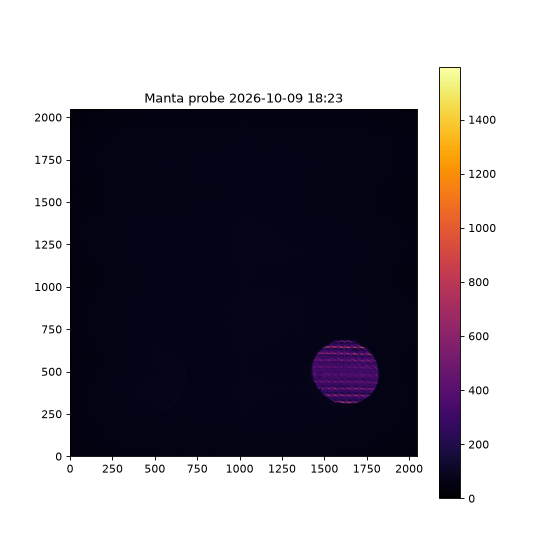
#> input picture work/data/probe_frame.png, 560 x 560 px; its folder holds only this picture in this run
$ python -i wfs.py   (imports and definitions only)
#> lines starting #> are read from the running program, lines starting #| are printed output that depends on the picture; after the words box and inside, x2 and y2 are one past the last pixel; in counts of white or black regions, pixels touching at a corner belong together
"""Pyramid WFS processing: pupil finding, valid pixels, slopes.

Conventions
-----------
Pupils are numbered by position on the detector (row, col)::

        2 | 3          (row index increases upwards when shown with
        --+--           origin='lower')
        0 | 1

    Sx = (I0 - I1 + I2 - I3) / <I>        # left - right
    Sy = (I0 + I1 - I2 - I3) / <I>        # bottom - top

``<I>`` is the mean flux per valid pixel summed on the 4 pupils (global
normalisation, robust to scintillation-free lab use).  The sign of the
slopes is irrelevant for closed loop: the interaction matrix absorbs it.
"""
from __future__ import annotations

from dataclasses import dataclass, field, asdict

import numpy as np
from scipy import ndimage


@dataclass
class PupilGeometry:
    centers: np.ndarray          # (4, 2) [row, col] in detector pixels
    radius: float                # common radius (detector pixels)
    frame_shape: tuple = (0, 0)
    notes: str = ''

    # [10 lines left out: functions to_dict, from_dict, not called in this run]


def find_pupils(frame: np.ndarray, threshold: float | None = None,  # fraction
                smooth: float = 2.0) -> PupilGeometry:
    """Find the 4 pyramid pupils on a frame.

    Threshold the (smoothed, background subtracted) image, keep the 4
    largest connected blobs, centre = intensity-weighted centroid,
    radius = sqrt(area / pi).  Works best with a large modulation radius
    (uniformly illuminated pupils)."""
    img = np.asarray(frame, float)
    # wash out the MEMS print-through grid, scale with frame size
    sm = max(smooth, img.shape[0] / 256.0)
    img = ndimage.gaussian_filter(img, sm)
    img = img - np.percentile(img, 10)
    hi = np.percentile(img, 99.5)
    fracs = [threshold] if threshold is not None else [0.3, 0.2, 0.12, 0.07]
    last = ''
    for fr in fracs:
        thr = fr * hi
        mask = ndimage.binary_opening(img > thr, iterations=2)
        mask = ndimage.binary_fill_holes(mask)
        lab, n = ndimage.label(mask)
        if n < 4:
            last = 'found only %d bright regions (need 4)' % n
            continue
        areas = ndimage.sum(mask, lab, index=np.arange(1, n + 1))
        keep = np.argsort(areas)[::-1][:4] + 1
        cents, radii = [], []
        for k in keep:
            m = lab == k
            cents.append(ndimage.center_of_mass(np.where(m, 1.0, 0.0)))
            radii.append(np.sqrt(m.sum() / np.pi))
        cents = np.asarray(cents)
        radii = np.asarray(radii)
        if radii.min() < 0.8 * radii.max():
            last = 'pupil sizes inconsistent: %s' % np.round(radii, 1)
            continue
        break
    else:
        try:
            cents, radii, fr = _find_per_quadrant(img)
        except RuntimeError as exc:
            raise RuntimeError(last + '; per-quadrant: %s: check light, '
                               'exposure, modulation' % exc)
    # order: bottom-left, bottom-right, top-left, top-right
    order = np.lexsort((cents[:, 1], cents[:, 0]))
    cents = cents[order]
    low, high = cents[:2], cents[2:]
    low = low[np.argsort(low[:, 1])]
    high = high[np.argsort(high[:, 1])]
    cents = np.vstack([low, high])
    return PupilGeometry(cents, float(np.median(radii)), tuple(img.shape),
                         'thr=%.2f*p99.5 radii=%s' % (fr, np.round(radii, 1)))


def _find_per_quadrant(img: np.ndarray):
    """Fallback for strongly unbalanced pupils: one blob per detector
    quadrant, each thresholded at half of its own maximum."""
    h, w = img.shape
    cents, radii = [], []
    for (y0, x0) in ((0, 0), (0, w // 2), (h // 2, 0), (h // 2, w // 2)):
        q = img[y0:y0 + h // 2, x0:x0 + w // 2]
        bg = np.percentile(q, 20)
        top = np.percentile(q, 99.9)
        if top - bg <= 0:
            raise RuntimeError('empty quadrant')
        m = ndimage.binary_fill_holes(
            ndimage.binary_opening(q > bg + 0.3 * (top - bg), iterations=2))
        lab, n = ndimage.label(m)
        if n == 0:
            raise RuntimeError('no blob in quadrant')
        areas = ndimage.sum(m, lab, index=np.arange(1, n + 1))
        k = int(np.argmax(areas)) + 1
        cy, cx = ndimage.center_of_mass(lab == k)
        cents.append((cy + y0, cx + x0))
        radii.append(np.sqrt(areas[k - 1] / np.pi))
    radii = np.asarray(radii)
    if radii.min() < 0.8 * radii.max():
        raise RuntimeError('sizes %s' % np.round(radii, 1))
    return np.asarray(cents), radii, -1


# [6 lines left out: function valid_mask, not called in this run]


class PyramidProcessor:
    """Turns a camera frame into slopes on a fixed set of valid pixels.

    ``npix_across``: resampling of each pupil on a square grid with this
    many pixels across the diameter (the DM has ~11 actuators across the
    pupil, ~3 pixels per actuator is plenty).
    """

    # [117 lines left out: functions __init__, _dark_pixels, _background, background_mask, pupil_intensities, compute, not called in this run]

    def set_reference(self, slopes_raw: np.ndarray | None) -> None:
        self.ref = (np.zeros(2 * self.n_valid) if slopes_raw is None
                    else np.asarray(slopes_raw, float).copy())

    # [12 lines left out: functions to_maps, intensity_map, not called in this run]

>>> import cv2
>>> picture = cv2.imread('../../work/data/probe_frame.png', cv2.IMREAD_GRAYSCALE)
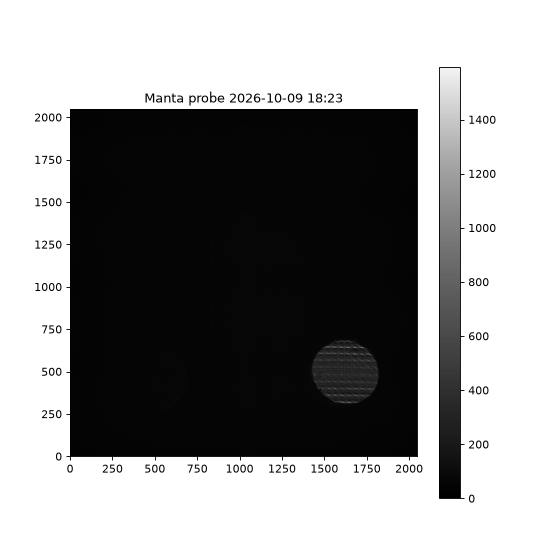
#> picture: shape (560, 560); min 0, max 255, mean 152.3
>>> result = find_pupils(picture)
#> in find_pupils, `img = ndimage.gaussian_filter(img, sm)`:
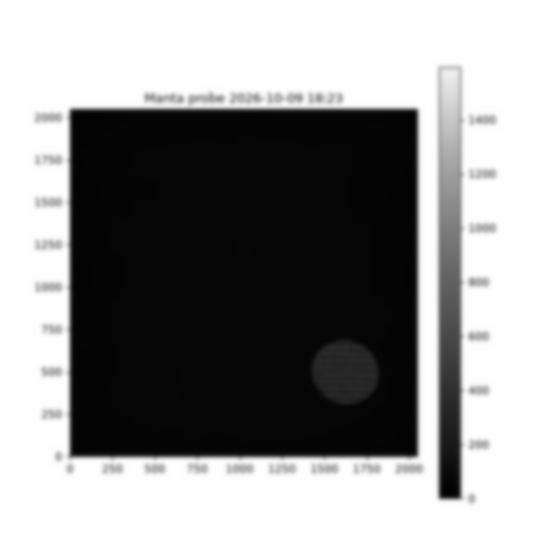
#> img: shape (560, 560) float64; min 1.87, max 255, mean 152.3
#> in find_pupils, `hi = np.percentile(img, 99.5)`: hi = 250
#> the loop in find_pupils, `for fr in fracs:` made 4 passes
#> (thr, radii, fr) on pass 4: (17.5, [116.8, 132.4, 115.1, 131.4], -1)
#> thr on passes 1 to 3: 75.01, 50.01, 30
#> pass 1, in find_pupils, `mask = ndimage.binary_opening(img > thr, iterations=2)`:
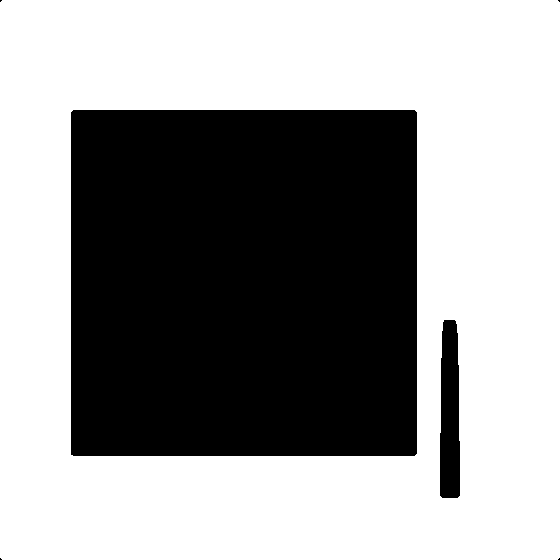
#> mask: shape (560, 560) bool; 60.8% white; 6 black regions (4 under 20 px), largest, box (x1, y1, x2, y2) and area: (71, 110, 417, 456) 119705, (440, 320, 460, 498) 3206
#> pass 1, in find_pupils, `mask = ndimage.binary_fill_holes(mask)`:
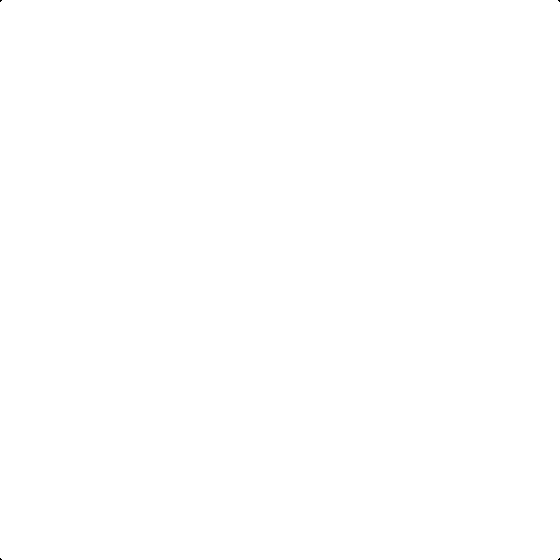
#> mask: shape (560, 560) bool; 100% white; black in thin lines or dots
#> pass 2, in find_pupils, `mask = ndimage.binary_opening(img > thr, iterations=2)`:
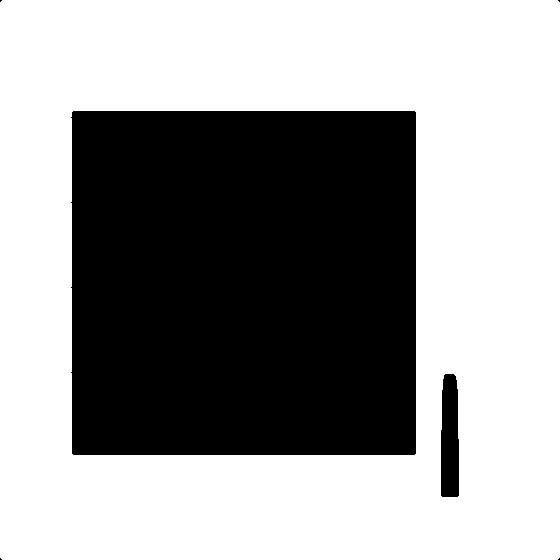
#> mask: shape (560, 560) bool; 61.6% white; 6 black regions (4 under 20 px), largest, box (x1, y1, x2, y2) and area: (71, 111, 416, 455) 118336, (441, 374, 459, 497) 2045
#> in find_pupils, `order = np.lexsort((cents[:, 1], cents[:, 0]))`: order = [0, 1, 3, 2]
#> in find_pupils, `cents = cents[order]`: cents = [[93.9, 110.1], [116.3, 449.7], [442.6, 451.3], [465.5, 108.1]]
#> in find_pupils, `low, high = cents[:2], cents[2:]`: low = [[93.9, 110.1], [116.3, 449.7]]; high = [[442.6, 451.3], [465.5, 108.1]]
#> in find_pupils, `high = high[np.argsort(high[:, 1])]`: high = [[465.5, 108.1], [442.6, 451.3]]
#> in find_pupils, `cents = np.vstack([low, high])`: cents = [[93.9, 110.1], [116.3, 449.7], [465.5, 108.1], [442.6, 451.3]]
